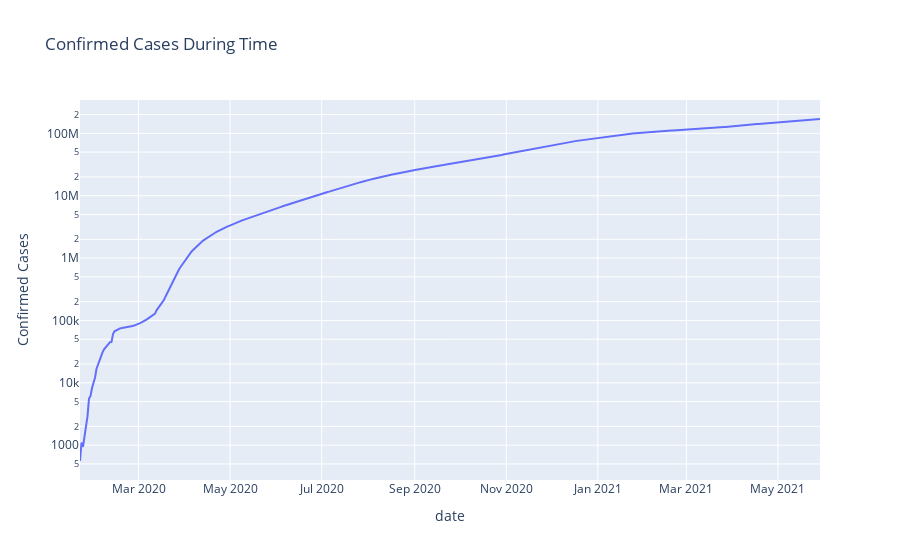

Here is the notebook cell this chart was saved with:
### Code cell
px.line(x=dff.groupby(by=['date'])['Confirmed'].sum().index,y=dff.groupby(by=['date'])['Confirmed'].sum().values,
       title='Confirmed Cases During Time',labels={'x':'date','y':'Confirmed Cases'},log_y=True)

### Figure 1 — Plotly figure (JSON) as saved in the notebook; plotly's stock layout.template omitted (floating-point values rounded to 4 significant figures; data arrays with more than 128 entries replaced by an {"elided": "..."} marker saying what was removed)
{"data": [{"hovertemplate": "date=%{x}<br>Confirmed Cases=%{y}<extra></extra>", "legendgroup": "", "line": {"color": "#636efa", "dash": "solid"}, "marker": {"symbol": "circle"}, "mode": "lines", "name": "", "orientation": "v", "showlegend": false, "type": "scatter", "x": {"elided": "494 str values"}, "xaxis": "x", "y": {"elided": "494 int values"}, "yaxis": "y"}], "layout": {"legend": {"tracegroupgap": 0}, "title": {"text": "Confirmed Cases During Time"}, "xaxis": {"anchor": "y", "domain": [0, 1], "title": {"text": "date"}}, "yaxis": {"anchor": "x", "domain": [0, 1], "title": {"text": "Confirmed Cases"}, "type": "log"}}}
